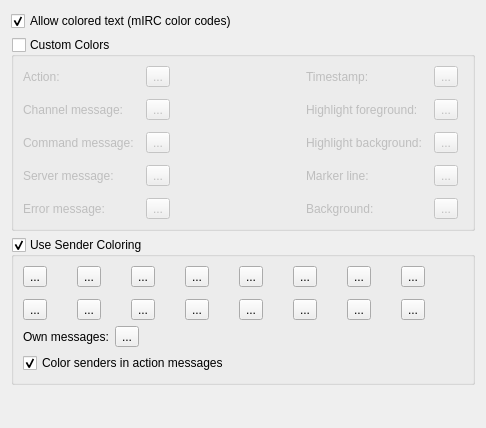
<?xml version="1.0" encoding="UTF-8"?>
<ui version="4.0">
 <class>ChatViewColorSettingsPage</class>
 <widget class="QWidget" name="ChatViewColorSettingsPage">
  <property name="geometry">
   <rect>
    <x>0</x>
    <y>0</y>
    <width>486</width>
    <height>428</height>
   </rect>
  </property>
  <property name="windowTitle">
   <string>Form</string>
  </property>
  <layout class="QVBoxLayout" name="verticalLayout_2">
   <item>
    <widget class="QCheckBox" name="allowMircColors">
     <property name="toolTip">
      <string>Show colored text in the chat window</string>
     </property>
     <property name="text">
      <string>Allow colored text (mIRC color codes)</string>
     </property>
     <property name="checked">
      <bool>true</bool>
     </property>
     <property name="defaultValue" stdset="0">
      <bool>true</bool>
     </property>
     <property name="settingsKey" stdset="0">
      <string notr="true">/UiStyle/AllowMircColors</string>
     </property>
    </widget>
   </item>
   <item>
    <widget class="QGroupBox" name="useCustomColors">
     <property name="title">
      <string>Custom Colors</string>
     </property>
     <property name="checkable">
      <bool>true</bool>
     </property>
     <property name="checked">
      <bool>false</bool>
     </property>
     <property name="settingsKey" stdset="0">
      <string notr="true">/QtUiStyle/Colors/UseChatViewColors</string>
     </property>
     <property name="defaultValue" stdset="0">
      <bool>false</bool>
     </property>
     <layout class="QGridLayout" name="gridLayout">
      <property name="spacing">
       <number>12</number>
      </property>
      <item row="0" column="0">
       <widget class="QLabel" name="label_10">
        <property name="text">
         <string>Action:</string>
        </property>
       </widget>
      </item>
      <item row="0" column="1">
       <widget class="ColorButton" name="actionMsgColor">
        <property name="text">
         <string>...</string>
        </property>
        <property name="settingsKey" stdset="0">
         <string notr="true">/QtUiStyle/Colors/ActionMsg</string>
        </property>
        <property name="defaultValue" stdset="0">
         <color>
          <red>0</red>
          <green>0</green>
          <blue>255</blue>
         </color>
        </property>
       </widget>
      </item>
      <item row="0" column="3">
       <widget class="QLabel" name="label_5">
        <property name="text">
         <string>Timestamp:</string>
        </property>
       </widget>
      </item>
      <item row="0" column="4">
       <widget class="ColorButton" name="timestampColor">
        <property name="text">
         <string>...</string>
        </property>
        <property name="settingsKey" stdset="0">
         <string notr="true">/QtUiStyle/Colors/Timestamp</string>
        </property>
        <property name="defaultValue" stdset="0">
         <color>
          <red>112</red>
          <green>124</green>
          <blue>112</blue>
         </color>
        </property>
       </widget>
      </item>
      <item row="1" column="0">
       <widget class="QLabel" name="label_3">
        <property name="text">
         <string>Channel message:</string>
        </property>
       </widget>
      </item>
      <item row="1" column="1">
       <widget class="ColorButton" name="channelMsgColor">
        <property name="text">
         <string>...</string>
        </property>
        <property name="settingsKey" stdset="0">
         <string notr="true">/QtUiStyle/Colors/ChannelMsg</string>
        </property>
        <property name="defaultValue" stdset="0">
         <color>
          <red>0</red>
          <green>0</green>
          <blue>0</blue>
         </color>
        </property>
       </widget>
      </item>
      <item row="1" column="2">
       <spacer name="horizontalSpacer_2">
        <property name="orientation">
         <enum>Qt::Horizontal</enum>
        </property>
        <property name="sizeType">
         <enum>QSizePolicy::Preferred</enum>
        </property>
        <property name="sizeHint" stdset="0">
         <size>
          <width>124</width>
          <height>20</height>
         </size>
        </property>
       </spacer>
      </item>
      <item row="1" column="3">
       <widget class="QLabel" name="label_7">
        <property name="text">
         <string>Highlight foreground:</string>
        </property>
       </widget>
      </item>
      <item row="1" column="4">
       <widget class="ColorButton" name="highlightColor">
        <property name="text">
         <string>...</string>
        </property>
        <property name="settingsKey" stdset="0">
         <string notr="true">/QtUiStyle/Colors/Highlight</string>
        </property>
        <property name="defaultValue" stdset="0">
         <color>
          <red>0</red>
          <green>0</green>
          <blue>0</blue>
         </color>
        </property>
       </widget>
      </item>
      <item row="2" column="0">
       <widget class="QLabel" name="label_6">
        <property name="text">
         <string>Command message:</string>
        </property>
       </widget>
      </item>
      <item row="2" column="1">
       <widget class="ColorButton" name="commandMsgColor">
        <property name="text">
         <string>...</string>
        </property>
        <property name="settingsKey" stdset="0">
         <string notr="true">/QtUiStyle/Colors/CommandMsg</string>
        </property>
        <property name="defaultValue" stdset="0">
         <color>
          <red>112</red>
          <green>112</green>
          <blue>112</blue>
         </color>
        </property>
       </widget>
      </item>
      <item row="2" column="3">
       <widget class="QLabel" name="label_12">
        <property name="text">
         <string>Highlight background:</string>
        </property>
       </widget>
      </item>
      <item row="3" column="0">
       <widget class="QLabel" name="label_4">
        <property name="text">
         <string>Server message:</string>
        </property>
       </widget>
      </item>
      <item row="3" column="1">
       <widget class="ColorButton" name="serverMsgColor">
        <property name="text">
         <string>...</string>
        </property>
        <property name="settingsKey" stdset="0">
         <string notr="true">/QtUiStyle/Colors/ServerMsg</string>
        </property>
        <property name="defaultValue" stdset="0">
         <color>
          <red>145</red>
          <green>100</green>
          <blue>9</blue>
         </color>
        </property>
       </widget>
      </item>
      <item row="3" column="3">
       <widget class="QLabel" name="label_11">
        <property name="text">
         <string>Marker line:</string>
        </property>
       </widget>
      </item>
      <item row="3" column="4">
       <widget class="ColorButton" name="markerLineColor">
        <property name="text">
         <string>...</string>
        </property>
        <property name="settingsKey" stdset="0">
         <string notr="true">/QtUiStyle/Colors/MarkerLine</string>
        </property>
        <property name="defaultValue" stdset="0">
         <color>
          <red>255</red>
          <green>0</green>
          <blue>0</blue>
         </color>
        </property>
       </widget>
      </item>
      <item row="4" column="0">
       <widget class="QLabel" name="label">
        <property name="text">
         <string>Error message:</string>
        </property>
       </widget>
      </item>
      <item row="4" column="1">
       <widget class="ColorButton" name="errorMsgColor">
        <property name="text">
         <string>...</string>
        </property>
        <property name="settingsKey" stdset="0">
         <string notr="true">/QtUiStyle/Colors/ErrorMsg</string>
        </property>
        <property name="defaultValue" stdset="0">
         <color>
          <red>179</red>
          <green>14</green>
          <blue>14</blue>
         </color>
        </property>
       </widget>
      </item>
      <item row="4" column="3">
       <widget class="QLabel" name="label_8">
        <property name="text">
         <string>Background:</string>
        </property>
       </widget>
      </item>
      <item row="4" column="4">
       <widget class="ColorButton" name="backgroundColor">
        <property name="text">
         <string>...</string>
        </property>
        <property name="settingsKey" stdset="0">
         <string notr="true">/QtUiStyle/Colors/ChatViewBackground</string>
        </property>
        <property name="defaultValue" stdset="0">
         <color>
          <red>255</red>
          <green>255</green>
          <blue>255</blue>
         </color>
        </property>
       </widget>
      </item>
      <item row="2" column="4">
       <widget class="ColorButton" name="highlightBackgroundColor">
        <property name="text">
         <string>...</string>
        </property>
        <property name="settingsKey" stdset="0">
         <string notr="true">/QtUiStyle/Colors/HighlightBackground</string>
        </property>
        <property name="defaultValue" stdset="0">
         <color>
          <red>255</red>
          <green>128</green>
          <blue>0</blue>
         </color>
        </property>
       </widget>
      </item>
      <item row="0" column="5">
       <spacer name="horizontalSpacer_4">
        <property name="orientation">
         <enum>Qt::Horizontal</enum>
        </property>
        <property name="sizeHint" stdset="0">
         <size>
          <width>1</width>
          <height>1</height>
         </size>
        </property>
       </spacer>
      </item>
     </layout>
    </widget>
   </item>
   <item>
    <widget class="QGroupBox" name="useSenderColors">
     <property name="toolTip">
      <string>Color senders in chat based on nicknames</string>
     </property>
     <property name="title">
      <string>Use Sender Coloring</string>
     </property>
     <property name="checkable">
      <bool>true</bool>
     </property>
     <property name="checked">
      <bool>true</bool>
     </property>
     <property name="settingsKey" stdset="0">
      <string notr="true">/QtUiStyle/Colors/UseSenderColors</string>
     </property>
     <property name="defaultValue" stdset="0">
      <bool>true</bool>
     </property>
     <layout class="QVBoxLayout" name="verticalLayout">
      <item>
       <layout class="QGridLayout" name="gridLayout_3">
        <property name="horizontalSpacing">
         <number>30</number>
        </property>
        <property name="verticalSpacing">
         <number>12</number>
        </property>
        <item row="0" column="0">
         <widget class="ColorButton" name="senderColor00">
          <property name="text">
           <string>...</string>
          </property>
          <property name="settingsKey" stdset="0">
           <string notr="true">/QtUiStyle/Colors/Sender00</string>
          </property>
          <property name="defaultValue" stdset="0">
           <color>
            <red>233</red>
            <green>13</green>
            <blue>127</blue>
           </color>
          </property>
         </widget>
        </item>
        <item row="0" column="2">
         <widget class="ColorButton" name="senderColor02">
          <property name="text">
           <string>...</string>
          </property>
          <property name="settingsKey" stdset="0">
           <string notr="true">/QtUiStyle/Colors/Sender02</string>
          </property>
          <property name="defaultValue" stdset="0">
           <color>
            <red>179</red>
            <green>14</green>
            <blue>14</blue>
           </color>
          </property>
         </widget>
        </item>
        <item row="0" column="4">
         <widget class="ColorButton" name="senderColor04">
          <property name="text">
           <string>...</string>
          </property>
          <property name="settingsKey" stdset="0">
           <string notr="true">/QtUiStyle/Colors/Sender04</string>
          </property>
          <property name="defaultValue" stdset="0">
           <color>
            <red>88</red>
            <green>175</green>
            <blue>179</blue>
           </color>
          </property>
         </widget>
        </item>
        <item row="0" column="5">
         <widget class="ColorButton" name="senderColor05">
          <property name="text">
           <string>...</string>
          </property>
          <property name="settingsKey" stdset="0">
           <string notr="true">/QtUiStyle/Colors/Sender05</string>
          </property>
          <property name="defaultValue" stdset="0">
           <color>
            <red>157</red>
            <green>84</green>
            <blue>179</blue>
           </color>
          </property>
         </widget>
        </item>
        <item row="0" column="6">
         <widget class="ColorButton" name="senderColor06">
          <property name="text">
           <string>...</string>
          </property>
          <property name="settingsKey" stdset="0">
           <string notr="true">/QtUiStyle/Colors/Sender06</string>
          </property>
          <property name="defaultValue" stdset="0">
           <color>
            <red>179</red>
            <green>151</green>
            <blue>117</blue>
           </color>
          </property>
         </widget>
        </item>
        <item row="0" column="7">
         <widget class="ColorButton" name="senderColor07">
          <property name="text">
           <string>...</string>
          </property>
          <property name="settingsKey" stdset="0">
           <string notr="true">/QtUiStyle/Colors/Sender07</string>
          </property>
          <property name="defaultValue" stdset="0">
           <color>
            <red>49</red>
            <green>118</green>
            <blue>179</blue>
           </color>
          </property>
         </widget>
        </item>
        <item row="1" column="0">
         <widget class="ColorButton" name="senderColor08">
          <property name="text">
           <string>...</string>
          </property>
          <property name="settingsKey" stdset="0">
           <string notr="true">/QtUiStyle/Colors/Sender08</string>
          </property>
          <property name="defaultValue" stdset="0">
           <color>
            <red>233</red>
            <green>13</green>
            <blue>127</blue>
           </color>
          </property>
         </widget>
        </item>
        <item row="1" column="1">
         <widget class="ColorButton" name="senderColor09">
          <property name="text">
           <string>...</string>
          </property>
          <property name="settingsKey" stdset="0">
           <string notr="true">/QtUiStyle/Colors/Sender09</string>
          </property>
          <property name="defaultValue" stdset="0">
           <color>
            <red>142</red>
            <green>85</green>
            <blue>233</blue>
           </color>
          </property>
         </widget>
        </item>
        <item row="1" column="2">
         <widget class="ColorButton" name="senderColor10">
          <property name="text">
           <string>...</string>
          </property>
          <property name="settingsKey" stdset="0">
           <string notr="true">/QtUiStyle/Colors/Sender10</string>
          </property>
          <property name="defaultValue" stdset="0">
           <color>
            <red>179</red>
            <green>14</green>
            <blue>14</blue>
           </color>
          </property>
         </widget>
        </item>
        <item row="1" column="3">
         <widget class="ColorButton" name="senderColor11">
          <property name="text">
           <string>...</string>
          </property>
          <property name="settingsKey" stdset="0">
           <string notr="true">/QtUiStyle/Colors/Sender11</string>
          </property>
          <property name="defaultValue" stdset="0">
           <color>
            <red>23</red>
            <green>179</green>
            <blue>57</blue>
           </color>
          </property>
         </widget>
        </item>
        <item row="1" column="4">
         <widget class="ColorButton" name="senderColor12">
          <property name="text">
           <string>...</string>
          </property>
          <property name="settingsKey" stdset="0">
           <string notr="true">/QtUiStyle/Colors/Sender12</string>
          </property>
          <property name="defaultValue" stdset="0">
           <color>
            <red>88</red>
            <green>175</green>
            <blue>179</blue>
           </color>
          </property>
         </widget>
        </item>
        <item row="1" column="5">
         <widget class="ColorButton" name="senderColor13">
          <property name="text">
           <string>...</string>
          </property>
          <property name="settingsKey" stdset="0">
           <string notr="true">/QtUiStyle/Colors/Sender13</string>
          </property>
          <property name="defaultValue" stdset="0">
           <color>
            <red>157</red>
            <green>84</green>
            <blue>179</blue>
           </color>
          </property>
         </widget>
        </item>
        <item row="1" column="6">
         <widget class="ColorButton" name="senderColor14">
          <property name="text">
           <string>...</string>
          </property>
          <property name="settingsKey" stdset="0">
           <string notr="true">/QtUiStyle/Colors/Sender14</string>
          </property>
          <property name="defaultValue" stdset="0">
           <color>
            <red>179</red>
            <green>151</green>
            <blue>117</blue>
           </color>
          </property>
         </widget>
        </item>
        <item row="1" column="7">
         <widget class="ColorButton" name="senderColor15">
          <property name="text">
           <string>...</string>
          </property>
          <property name="settingsKey" stdset="0">
           <string notr="true">/QtUiStyle/Colors/Sender15</string>
          </property>
          <property name="defaultValue" stdset="0">
           <color>
            <red>49</red>
            <green>118</green>
            <blue>179</blue>
           </color>
          </property>
         </widget>
        </item>
        <item row="0" column="1">
         <widget class="ColorButton" name="senderColor01">
          <property name="text">
           <string>...</string>
          </property>
          <property name="settingsKey" stdset="0">
           <string notr="true">/QtUiStyle/Colors/Sender01</string>
          </property>
          <property name="defaultValue" stdset="0">
           <color>
            <red>142</red>
            <green>85</green>
            <blue>233</blue>
           </color>
          </property>
         </widget>
        </item>
        <item row="0" column="3">
         <widget class="ColorButton" name="senderColor03">
          <property name="text">
           <string>...</string>
          </property>
          <property name="settingsKey" stdset="0">
           <string notr="true">/QtUiStyle/Colors/Sender03</string>
          </property>
          <property name="defaultValue" stdset="0">
           <color>
            <red>23</red>
            <green>179</green>
            <blue>57</blue>
           </color>
          </property>
         </widget>
        </item>
        <item row="0" column="8">
         <spacer name="horizontalSpacer_5">
          <property name="orientation">
           <enum>Qt::Horizontal</enum>
          </property>
          <property name="sizeHint" stdset="0">
           <size>
            <width>0</width>
            <height>0</height>
           </size>
          </property>
         </spacer>
        </item>
       </layout>
      </item>
      <item>
       <layout class="QHBoxLayout" name="horizontalLayout_2">
        <item>
         <widget class="QLabel" name="label_9">
          <property name="text">
           <string>Own messages:</string>
          </property>
         </widget>
        </item>
        <item>
         <widget class="ColorButton" name="senderColorSelf">
          <property name="text">
           <string>...</string>
          </property>
          <property name="settingsKey" stdset="0">
           <string notr="true">/QtUiStyle/Colors/SenderSelf</string>
          </property>
          <property name="defaultValue" stdset="0">
           <color>
            <red>0</red>
            <green>0</green>
            <blue>0</blue>
           </color>
          </property>
         </widget>
        </item>
        <item>
         <spacer name="horizontalSpacer_3">
          <property name="orientation">
           <enum>Qt::Horizontal</enum>
          </property>
          <property name="sizeHint" stdset="0">
           <size>
            <width>40</width>
            <height>20</height>
           </size>
          </property>
         </spacer>
        </item>
       </layout>
      </item>
      <item>
       <widget class="QCheckBox" name="useSenderActionColors">
        <property name="toolTip">
         <string>Color sender nicknames in action messages, e.g.&lt;br/&gt;-*- &lt;span style=&quot; font-style:italic;&quot;&gt;Nick&lt;/span&gt; does an action</string>
        </property>
        <property name="text">
         <string>Color senders in action messages</string>
        </property>
        <property name="checked">
         <bool>true</bool>
        </property>
        <property name="settingsKey" stdset="0">
         <string notr="true">/QtUiStyle/Colors/UseSenderActionColors</string>
        </property>
        <property name="defaultValue" stdset="0">
         <bool>true</bool>
        </property>
       </widget>
      </item>
     </layout>
    </widget>
   </item>
   <item>
    <spacer name="verticalSpacer">
     <property name="orientation">
      <enum>Qt::Vertical</enum>
     </property>
     <property name="sizeHint" stdset="0">
      <size>
       <width>20</width>
       <height>40</height>
      </size>
     </property>
    </spacer>
   </item>
  </layout>
 </widget>
 <customwidgets>
  <customwidget>
   <class>ColorButton</class>
   <extends>QToolButton</extends>
   <header>colorbutton.h</header>
  </customwidget>
 </customwidgets>
 <tabstops>
  <tabstop>allowMircColors</tabstop>
  <tabstop>useCustomColors</tabstop>
  <tabstop>actionMsgColor</tabstop>
  <tabstop>channelMsgColor</tabstop>
  <tabstop>commandMsgColor</tabstop>
  <tabstop>serverMsgColor</tabstop>
  <tabstop>errorMsgColor</tabstop>
  <tabstop>timestampColor</tabstop>
  <tabstop>highlightColor</tabstop>
  <tabstop>highlightBackgroundColor</tabstop>
  <tabstop>markerLineColor</tabstop>
  <tabstop>backgroundColor</tabstop>
  <tabstop>useSenderColors</tabstop>
  <tabstop>senderColor00</tabstop>
  <tabstop>senderColor01</tabstop>
  <tabstop>senderColor02</tabstop>
  <tabstop>senderColor03</tabstop>
  <tabstop>senderColor04</tabstop>
  <tabstop>senderColor05</tabstop>
  <tabstop>senderColor06</tabstop>
  <tabstop>senderColor07</tabstop>
  <tabstop>senderColor08</tabstop>
  <tabstop>senderColor09</tabstop>
  <tabstop>senderColor10</tabstop>
  <tabstop>senderColor11</tabstop>
  <tabstop>senderColor12</tabstop>
  <tabstop>senderColor13</tabstop>
  <tabstop>senderColor14</tabstop>
  <tabstop>senderColor15</tabstop>
  <tabstop>senderColorSelf</tabstop>
  <tabstop>useSenderActionColors</tabstop>
 </tabstops>
 <resources/>
 <connections/>
</ui>
